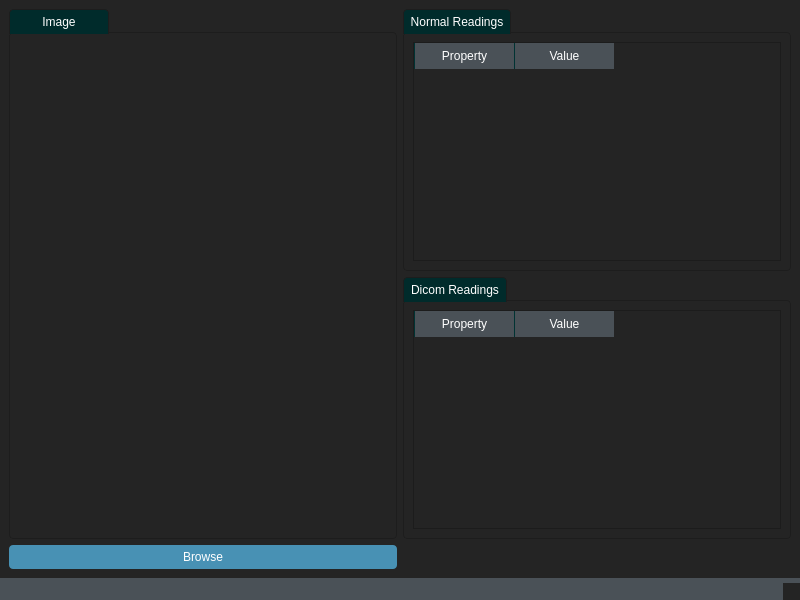
<?xml version="1.0" encoding="UTF-8"?>
<ui version="4.0">
 <class>MainWindow</class>
 <widget class="QMainWindow" name="MainWindow">
  <property name="geometry">
   <rect>
    <x>0</x>
    <y>0</y>
    <width>800</width>
    <height>600</height>
   </rect>
  </property>
  <property name="windowTitle">
   <string>MainWindow</string>
  </property>
  <property name="styleSheet">
   <string notr="true">/*Copyright (c) DevSec Studio. All rights reserved.

MIT License

Permission is hereby granted, free of charge, to any person obtaining a copy
of this software and associated documentation files (the &quot;Software&quot;), to deal
in the Software without restriction, including without limitation the rights
to use, copy, modify, merge, publish, distribute, sublicense, and/or sell
copies of the Software, and to permit persons to whom the Software is
furnished to do so, subject to the following conditions:

The above copyright notice and this permission notice shall be included in all
copies or substantial portions of the Software.

THE SOFTWARE IS PROVIDED *AS IS*, WITHOUT WARRANTY OF ANY KIND, EXPRESS OR
IMPLIED, INCLUDING BUT NOT LIMITED TO THE WARRANTIES OF MERCHANTABILITY,
FITNESS FOR A PARTICULAR PURPOSE AND NONINFRINGEMENT. IN NO EVENT SHALL THE
AUTHORS OR COPYRIGHT HOLDERS BE LIABLE FOR ANY CLAIM, DAMAGES OR OTHER
LIABILITY, WHETHER IN AN ACTION OF CONTRACT, TORT OR OTHERWISE, ARISING FROM,
OUT OF OR IN CONNECTION WITH THE SOFTWARE OR THE USE OR OTHER DEALINGS IN THE SOFTWARE.
*/

/*-----QWidget-----*/
QWidget
{
	background-color: #242424;
	color: #fff;
	selection-background-color: #fff;
	selection-color: #000;

}


/*-----QLabel-----*/
QLabel
{
	background-color: transparent;
	color: #fff;

}


/*-----QMenuBar-----*/
QMenuBar 
{
	background-color: #4a5157;
	color: #fff;

}


QMenuBar::item 
{
	background-color: transparent;
	border-left: 1px solid #003333;
	padding: 5px;
	padding-left: 15px;
	padding-right: 15px;

}


QMenuBar::item:selected 
{
	background-color: #003333;
	border: 1px solid #006666;
	color: #fff;

}


QMenuBar::item:pressed 
{
	background-color: #006666;
	border: 1px solid #006666;
	color: #fff;

}


/*-----QMenu-----*/
QMenu
{
    background-color: #4a5157;
    border: 1px solid #4a5157;
    padding: 10px;
	color: #fff;

}


QMenu::item
{
    background-color: transparent;
    padding: 2px 20px 2px 20px;
	min-width: 200px;

}


QMenu::separator
{
   	background-color: #242424;
	height: 1px;

}


QMenu::item:disabled
{
    color: #555;
    background-color: transparent;
    padding: 2px 20px 2px 20px;

}


QMenu::item:selected
{
	background-color: #003333;
	border: 1px solid #006666;
	color: #fff;

}


/*-----QToolButton-----*/
QToolButton 
{
	background-color: transparent;
	color: #fff;
	padding: 3px;
	margin-left: 1px;
}


QToolButton:hover
{
	background-color: rgba(70,162,218,50%);
	border: 1px solid #46a2da;
	color: #000;
	
}


QToolButton:pressed
{
	background-color: #727272;
	border: 1px solid #46a2da;

}


QToolButton:checked
{
	background-color: #727272;
	border: 1px solid #222;
}


/*-----QPushButton-----*/
QPushButton
{
	background-color: #4891b4;
	color: #fff;
	min-width: 80px;
	border-radius: 4px;
	padding: 5px;

}


QPushButton::flat
{
	background-color: transparent;
	border: none;
	color: #000;

}


QPushButton::disabled
{
	background-color: #606060;
	color: #959595;
	border-color: #051a39;

}


QPushButton::hover
{
	background-color: #54aad3;
	border: 1px solid #46a2da;

}


QPushButton::pressed
{
	background-color: #2385b4;
	border: 1px solid #46a2da;

}


QPushButton::checked
{
	background-color: #bd5355;
	border: 1px solid #bd5355;

}


/*-----QLineEdit-----*/
QLineEdit
{
	background-color: #242424;
	color : #fff;
	border: 1px solid #1d1d1d;
	padding: 3px;
	padding-left: 5px;
	border-radius: 4px;

}


/*-----QPlainTExtEdit-----*/
QPlainTextEdit
{
	background-color: #242424;
	color : #fff;
	border: 1px solid #1d1d1d;
	padding: 3px;
	padding-left: 5px;
	border-radius: 4px;

}


/*-----QToolBox-----*/
QToolBox
{
	background-color: transparent;
	border: 1px solid #1d1d1d;

}


QToolBox::tab
{
	background-color: #002b2b;
	border: 1px solid #1d1d1d;

}


QToolBox::tab:hover
{
	background-color: #006d6d;
	border: 1px solid #1d1d1d;

}


/*-----QComboBox-----*/
QComboBox
{
    background-color: #4a5157;
    padding-left: 6px;
    color: #fff;
    height: 20px;
	border-radius: 4px;

}


QComboBox::disabled
{
	background-color: #404040;
	color: #656565;
	border-color: #051a39;

}


QComboBox:on
{
    background-color: #4a5157;
	color: #fff;

}


QComboBox QAbstractItemView
{
    background-color: #4a5157;
    color: #fff;
    selection-background-color: #002b2b;
	selection-color: #fff;
    outline: 0;

}


QComboBox::drop-down
{
	background-color: #4a5157;
    subcontrol-origin: padding;
    subcontrol-position: top right;
	border-radius: 4px;
    width: 15px;

}


QComboBox::down-arrow
{
    image: url(://arrow-down.png);
    width: 8px;
    height: 8px;

}


/*-----QDoubleSpinBox &amp; QCalendarWidget-----*/
QDoubleSpinBox,
QCalendarWidget QSpinBox 
{
	background-color: #242424;
	color : #fff;
	border: 1px solid #1d1d1d;
	border-radius: 4px;
	padding: 3px;
	padding-left: 5px;

}


QDoubleSpinBox::up-button, 
QCalendarWidget QSpinBox::up-button
{
	background-color: #4a5157;
    width: 16px; 
	border-top-right-radius: 4px;
    border-width: 1px;
	border-color: #1d1d1d;

}


QDoubleSpinBox::up-button:hover, 
QCalendarWidget QSpinBox::up-button:hover
{
	background-color: #585858;

}


QDoubleSpinBox::up-button:pressed, 
QCalendarWidget QSpinBox::up-button:pressed
{
	background-color: #252525;
    width: 16px; 
    border-width: 1px;

}


QDoubleSpinBox::up-arrow,
QCalendarWidget QSpinBox::up-arrow
{
    image: url(://arrow-up.png);
    width: 7px;
    height: 7px;

}


QDoubleSpinBox::down-button, 
QCalendarWidget QSpinBox::down-button
{
	background-color: #4a5157;
    width: 16px; 
    border-width: 1px;
	border-bottom-right-radius: 4px;
	border-color: #1d1d1d;

}


QDoubleSpinBox::down-button:hover, 
QCalendarWidget QSpinBox::down-button:hover
{
	background-color: #585858;

}


QDoubleSpinBox::down-button:pressed, 
QCalendarWidget QSpinBox::down-button:pressed
{
	background-color: #252525;
    width: 16px; 
    border-width: 1px;

}


QDoubleSpinBox::down-arrow,
QCalendarWidget QSpinBox::down-arrow
{
    image: url(://arrow-down.png);
    width: 7px;
    height: 7px;

}


/*-----QGroupBox-----*/
QGroupBox 
{
    border: 1px solid;
    border-color: #1d1d1d;
	border-radius: 4px;
    margin-top: 23px;

}


QGroupBox::title  
{
    background-color: #002b2b;
    color: #fff;
	subcontrol-position: top left;
    subcontrol-origin: margin;
    padding: 5px;
	min-width: 100px;
	border: 1px solid #1d1d1d;
	border-top-left-radius: 4px;
	border-top-right-radius: 4px;
	border-bottom: none;

}


/*-----QHeaderView-----*/
QHeaderView::section
{
    background-color: #4a5157;
	border: none;
    color: #fff;
	padding: 4px;
	
}


QHeaderView::section:disabled
{
    background-color: #525251;
    color: #656565;

}


QHeaderView::section:checked
{
    background-color: qlineargradient(spread:repeat, x1:1, y1:0, x2:1, y2:1, stop:0 rgba(227, 227, 227, 255),stop:1 rgba(187, 187, 187, 255));
    color: #000;

}


QHeaderView::section::vertical::first,
QHeaderView::section::vertical::only-one
{
    border-left: 1px solid #003333;

}


QHeaderView::section::vertical
{
    border-left: 1px solid #003333;
}


QHeaderView::section::horizontal::first,
QHeaderView::section::horizontal::only-one
{
    border-left: 1px solid #003333;

}


QHeaderView::section::horizontal
{
    border-left: 1px solid #003333;

}


QTableCornerButton::section
{
    background-color: qlineargradient(spread:repeat, x1:1, y1:0, x2:1, y2:1, stop:0 rgba(227, 227, 227, 255),stop:1 rgba(187, 187, 187, 255));
	border: 1px solid #000;
    color: #fff;

}


/*-----QCalendarWidget-----*/
QCalendarWidget QToolButton
{
  	background-color: transparent;
  	color: white;

}


QCalendarWidget QToolButton::hover
{
	background-color: #006666;
	border: 1px solid #006666;
	color: #fff;

}


QCalendarWidget QMenu 
{
	width: 120px;
	left: 20px;
	color: white;

}


QCalendarWidget QWidget 
{ 
	alternate-background-color: #4a5157; 
	color: #fff;

}


QCalendarWidget QAbstractItemView:enabled 
{
	color: #fff;  
	background-color: #242424;  
	selection-background-color: #002b2b; 
	selection-color: #fff; 

}


QCalendarWidget QAbstractItemView:disabled 
{ 
	color: #404040; 

}


/*-----QTreeWidget-----*/
QTreeView
{
	show-decoration-selected: 0;
	alternate-background-color: transparent;
	background-color: transparent;
   	border: none;
	color: #fff;
	font: 8pt;

}


QTreeView::item:selected
{
	color:#fff;
	background-color: #002b2b;
	border-radius: 0px;

}


QTreeView::item:!selected:hover
{
    background-color: #5e5e5e;
    border: none;
    color: white;

}


QTreeView::branch:has-children:!has-siblings:closed,
QTreeView::branch:closed:has-children:has-siblings 
{
	image: url(://tree-closed.png);

}


QTreeView::branch:open:has-children:!has-siblings,
QTreeView::branch:open:has-children:has-siblings  
{
	image: url(://tree-open.png);

}


/*-----QListView-----*/
QListView 
{
	background-color: transparent;
	alternate-background-color: transparent;
    border : none;
    color: #fff;
    show-decoration-selected: 1; 
    outline: 0;
   	border: 1px solid #1d1d1d;

}


QListView::disabled 
{
	background-color: #656565;
	color: #1b1b1b;
    border: 1px solid #656565;

}


QListView::item 
{
	background-color: transparent;
    padding: 1px;

}


QListView::item:selected 
{
	background-color: #002b2b;
	border: 1px solid #002b2b;
	color: #fff;

}


QListView::item:selected:!active 
{
	background-color: #002b2b;
	border: 1px solid #002b2b;
	color: #fff;

}


QListView::item:selected:active 
{
	background-color: #002b2b;
	border: 1px solid #002b2b;
	color: #fff;

}


QListView::item:hover {
    background-color: #5e5e5e;
    border: none;
    color: #000;

}


/*-----QCheckBox-----*/
QCheckBox
{
	background-color: transparent;
    color: #fff;
	border: none;

}


QCheckBox::indicator
{
    background-color: lightgray;
    border: 1px solid #000;
    width: 12px;
    height: 12px;

}


QCheckBox::indicator:checked
{
    image:url(&quot;./ressources/check.png&quot;);
	background-color: #002b2b;
    border: 1px solid #3a546e;

}


QCheckBox::indicator:unchecked:hover
{
	border: 1px solid #46a2da; 

}


QCheckBox::disabled
{
	color: #656565;

}


QCheckBox::indicator:disabled
{
	background-color: #656565;
	color: #656565;
    border: 1px solid #656565;

}


/*-----QRadioButton-----*/
QRadioButton 
{
	color: #fff;
	background-color: transparent;

}


QRadioButton::indicator::unchecked:hover 
{
	background-color: #d3d3d3;
	border: 2px solid #002b2b;
	border-radius: 6px;
}


QRadioButton::indicator::checked 
{
	border: 2px solid #52beff;
	border-radius: 6px;
	background-color: #002b2b;  
	width: 9px; 
	height: 9px; 

}


/*-----QScrollBar-----*/
QScrollBar:vertical 
{
   border: none;
   width: 12px;

}


QScrollBar::handle:vertical 
{
   border: none;
   border-radius : 0px;
   background-color: #7a7a7a;
   min-height: 80px;
   width : 12px;

}


QScrollBar::handle:vertical:pressed
{
   background-color: #5d5f60; 

}


QScrollBar::add-line:vertical
{
   border: none;
   background: transparent;
   height: 0px;
   subcontrol-position: bottom;
   subcontrol-origin: margin;

}


QScrollBar::add-line:vertical:hover 
{
   background-color: transparent;

}


QScrollBar::add-line:vertical:pressed 
{
   background-color: #3f3f3f;

}


QScrollBar::sub-line:vertical
{
   border: none;
   background: transparent;
   height: 0px;

}


QScrollBar::sub-line:vertical:hover 
{
   background-color: transparent;

}


QScrollBar::sub-line:vertical:pressed 
{
   background-color: #3f3f3f;

}


QScrollBar::up-arrow:vertical
{
   width: 0px;
   height: 0px;
   background: transparent;

}


QScrollBar::down-arrow:vertical 
{
   width: 0px;
   height: 0px;
   background: transparent;

}


QScrollBar::add-page:vertical, QScrollBar::sub-page:vertical
{
   background-color: #222222;
	
}


QScrollBar:horizontal 
{
   border: none;
   height: 12px;

}


QScrollBar::handle:horizontal 
{
   border: none;
   border-radius : 0px;
   background-color: #7a7a7a;
   min-height: 80px;
   height : 12px;

}


QScrollBar::handle:horizontal:pressed
{
   background-color: #5d5f60; 

}


QScrollBar::add-line:horizontal
{
   border: none;
   background: transparent;
   height: 0px;
   subcontrol-position: bottom;
   subcontrol-origin: margin;

}


QScrollBar::add-line:horizontal:hover 
{
   background-color: transparent;

}


QScrollBar::add-line:horizontal:pressed 
{
   background-color: #3f3f3f;

}


QScrollBar::sub-line:horizontal
{
   border: none;
   background: transparent;
   height: 0px;

}


QScrollBar::sub-line:horizontal:hover 
{
   background-color: transparent;

}


QScrollBar::sub-line:horizontal:pressed 
{
   background-color: #3f3f3f;

}


QScrollBar::up-arrow:horizontal
{
   width: 0px;
   height: 0px;
   background: transparent;

}


QScrollBar::down-arrow:horizontal 
{
   width: 0px;
   height: 0px;
   background: transparent;

}


QScrollBar::add-page:horizontal, QScrollBar::sub-page:horizontal
{
   background-color: #222222;
	
}


/*-----QProgressBar-----*/
QProgressBar
{
	border: 1px solid #1d1d1d;
    text-align: center;
	border-radius: 10px;
	color: #fff;
	font-weight: bold;

}


QProgressBar::chunk
{
    background-color: #3b86ae;
	border-radius: 9px;
    margin: 0.5px;

}


/*-----QStatusBar-----*/
QStatusBar
{
	background-color: #4a5157;
	color: #ffffff;
	border-color: #051a39;

}


/*-----QSizeGrip-----*/
QSizeGrip 
{
	background-color: image(&quot;./ressources/sizegrip.png&quot;); /*To replace*/
	border: none;

}
</string>
  </property>
  <widget class="QWidget" name="centralwidget">
   <layout class="QGridLayout" name="gridLayout">
    <item row="0" column="0" rowspan="2">
     <widget class="QGroupBox" name="groupBox">
      <property name="title">
       <string>Image</string>
      </property>
      <layout class="QGridLayout" name="gridLayout_4">
       <item row="0" column="0">
        <widget class="QLabel" name="Image_label">
         <property name="text">
          <string/>
         </property>
         <property name="scaledContents">
          <bool>true</bool>
         </property>
        </widget>
       </item>
      </layout>
     </widget>
    </item>
    <item row="0" column="1">
     <widget class="QGroupBox" name="groupBox_2">
      <property name="title">
       <string>Normal Readings</string>
      </property>
      <layout class="QGridLayout" name="gridLayout_2">
       <item row="0" column="0">
        <widget class="QTableWidget" name="Normal_tableWidget">
         <property name="sizePolicy">
          <sizepolicy hsizetype="Preferred" vsizetype="Preferred">
           <horstretch>0</horstretch>
           <verstretch>0</verstretch>
          </sizepolicy>
         </property>
         <column>
          <property name="text">
           <string>Property</string>
          </property>
         </column>
         <column>
          <property name="text">
           <string>Value</string>
          </property>
         </column>
        </widget>
       </item>
      </layout>
     </widget>
    </item>
    <item row="1" column="1">
     <widget class="QGroupBox" name="groupBox_3">
      <property name="title">
       <string>Dicom Readings</string>
      </property>
      <layout class="QGridLayout" name="gridLayout_3">
       <item row="0" column="0">
        <widget class="QTableWidget" name="Dicom_tableWidget">
         <property name="sizePolicy">
          <sizepolicy hsizetype="Preferred" vsizetype="Preferred">
           <horstretch>0</horstretch>
           <verstretch>0</verstretch>
          </sizepolicy>
         </property>
         <column>
          <property name="text">
           <string>Property</string>
          </property>
         </column>
         <column>
          <property name="text">
           <string>Value</string>
          </property>
         </column>
        </widget>
       </item>
      </layout>
     </widget>
    </item>
    <item row="2" column="0">
     <widget class="QPushButton" name="Browse_Button">
      <property name="text">
       <string>Browse</string>
      </property>
     </widget>
    </item>
   </layout>
  </widget>
  <widget class="QStatusBar" name="statusbar"/>
 </widget>
 <resources/>
 <connections/>
</ui>
